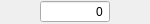
<?xml version="1.0" encoding="UTF-8"?>
<ui version="4.0">
 <class>SpinBox</class>
 <widget class="QWidget" name="SpinBox">
  <property name="geometry">
   <rect>
    <x>0</x>
    <y>0</y>
    <width>126</width>
    <height>24</height>
   </rect>
  </property>
  <property name="windowTitle">
   <string>SpinBox</string>
  </property>
  <layout class="QHBoxLayout" name="horizontalLayout">
   <property name="spacing">
    <number>0</number>
   </property>
   <property name="leftMargin">
    <number>0</number>
   </property>
   <property name="topMargin">
    <number>0</number>
   </property>
   <property name="rightMargin">
    <number>0</number>
   </property>
   <property name="bottomMargin">
    <number>0</number>
   </property>
   <item>
    <widget class="QPushButton" name="btnDec">
     <property name="sizePolicy">
      <sizepolicy hsizetype="Fixed" vsizetype="Fixed">
       <horstretch>0</horstretch>
       <verstretch>0</verstretch>
      </sizepolicy>
     </property>
     <property name="minimumSize">
      <size>
       <width>0</width>
       <height>0</height>
      </size>
     </property>
     <property name="maximumSize">
      <size>
       <width>16777215</width>
       <height>16777215</height>
      </size>
     </property>
     <property name="focusPolicy">
      <enum>Qt::NoFocus</enum>
     </property>
     <property name="text">
      <string/>
     </property>
     <property name="icon">
      <iconset resource="mainwindow.qrc">
       <normaloff>:/SpinBox/prev_clip</normaloff>:/SpinBox/prev_clip</iconset>
     </property>
     <property name="iconSize">
      <size>
       <width>11</width>
       <height>16</height>
      </size>
     </property>
     <property name="flat">
      <bool>true</bool>
     </property>
    </widget>
   </item>
   <item>
    <widget class="QSpinBox" name="edtSpinBox">
     <property name="sizePolicy">
      <sizepolicy hsizetype="Fixed" vsizetype="Fixed">
       <horstretch>0</horstretch>
       <verstretch>0</verstretch>
      </sizepolicy>
     </property>
     <property name="minimumSize">
      <size>
       <width>70</width>
       <height>0</height>
      </size>
     </property>
     <property name="sizeIncrement">
      <size>
       <width>0</width>
       <height>0</height>
      </size>
     </property>
     <property name="focusPolicy">
      <enum>Qt::ClickFocus</enum>
     </property>
     <property name="alignment">
      <set>Qt::AlignRight|Qt::AlignTrailing|Qt::AlignVCenter</set>
     </property>
     <property name="buttonSymbols">
      <enum>QAbstractSpinBox::NoButtons</enum>
     </property>
     <property name="showGroupSeparator" stdset="0">
      <bool>true</bool>
     </property>
     <property name="minimum">
      <number>0</number>
     </property>
     <property name="maximum">
      <number>1000000000</number>
     </property>
     <property name="singleStep">
      <number>20</number>
     </property>
    </widget>
   </item>
   <item>
    <widget class="QPushButton" name="btnInc">
     <property name="sizePolicy">
      <sizepolicy hsizetype="Fixed" vsizetype="Fixed">
       <horstretch>0</horstretch>
       <verstretch>0</verstretch>
      </sizepolicy>
     </property>
     <property name="minimumSize">
      <size>
       <width>0</width>
       <height>0</height>
      </size>
     </property>
     <property name="maximumSize">
      <size>
       <width>16777215</width>
       <height>16777215</height>
      </size>
     </property>
     <property name="focusPolicy">
      <enum>Qt::NoFocus</enum>
     </property>
     <property name="text">
      <string/>
     </property>
     <property name="icon">
      <iconset resource="mainwindow.qrc">
       <normaloff>:/SpinBox/next_clip</normaloff>:/SpinBox/next_clip</iconset>
     </property>
     <property name="iconSize">
      <size>
       <width>11</width>
       <height>16</height>
      </size>
     </property>
     <property name="flat">
      <bool>true</bool>
     </property>
    </widget>
   </item>
  </layout>
 </widget>
 <layoutdefault spacing="6" margin="11"/>
 <resources>
  <include location="mainwindow.qrc"/>
 </resources>
 <connections/>
</ui>
